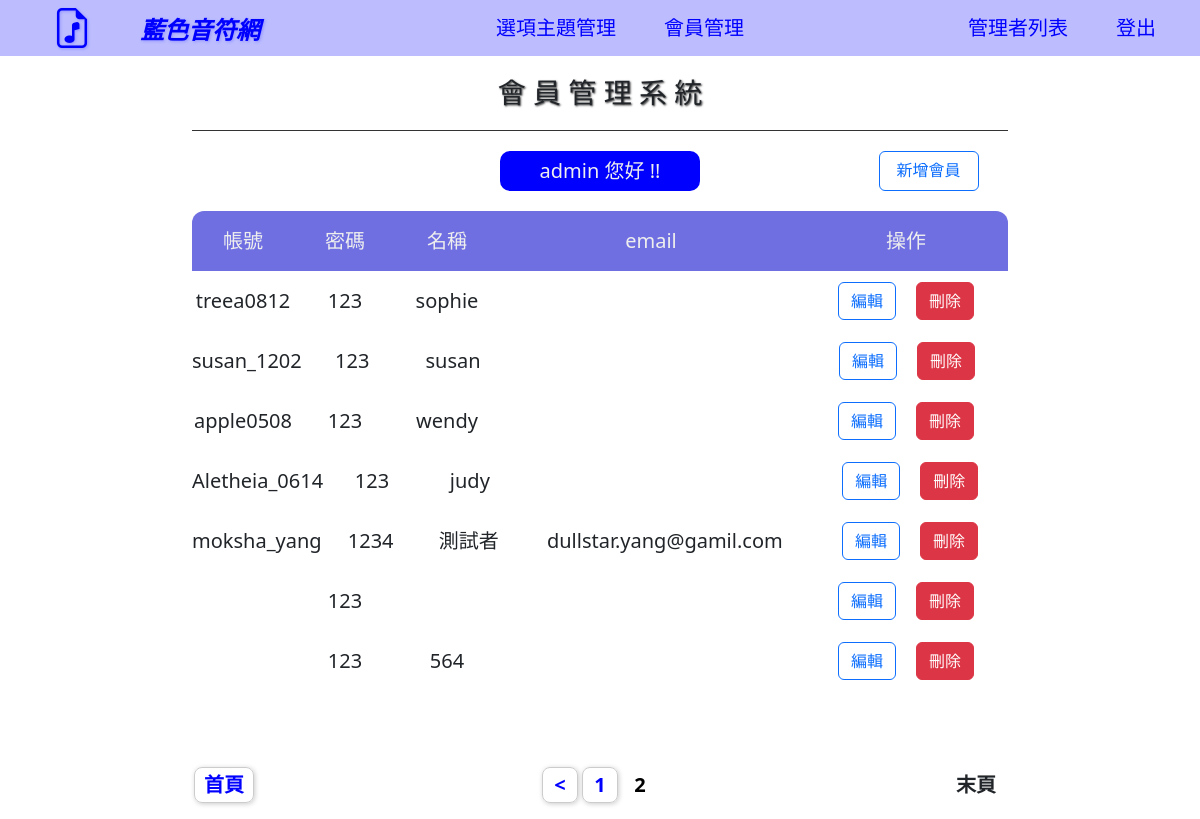
Page /admin_center.php?do=users&p=2 (signed in) on the earlier database version.
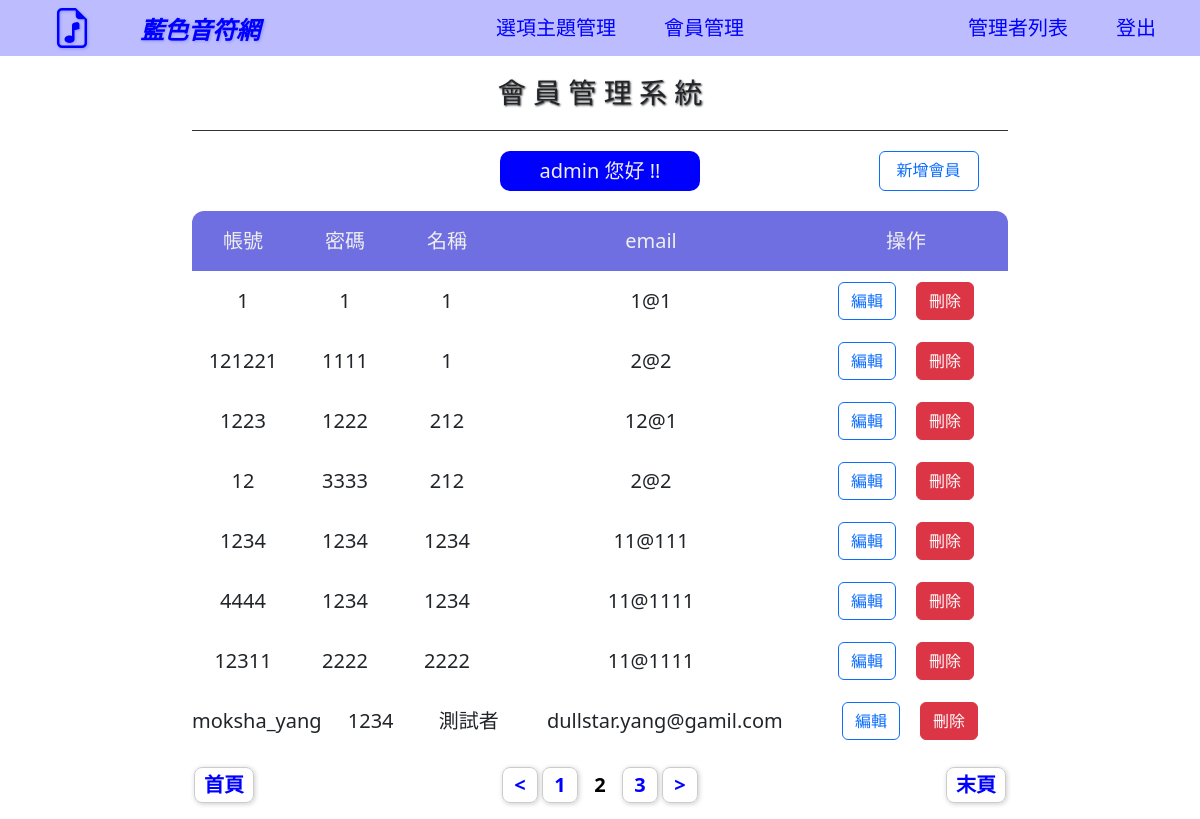
Same page on the later database version.
### tables this page shows
CREATE TABLE `users_hw` (
  `id` int(12) UNSIGNED NOT NULL,
  `acc` varchar(16) NOT NULL,
  `pw` varchar(16) NOT NULL,
  `name` varchar(12) NOT NULL,
  `email` varchar(64) NOT NULL,
  `creaded_at` timestamp NOT NULL DEFAULT current_timestamp(),
  `last_login` timestamp NOT NULL DEFAULT current_timestamp() ON UPDATE current_timestamp()
);

### db/base.php (called while the page is built, shortened)
<?php
class DB
{
    protected $table;
       protected $dsn="mysql:host=localhost;charset=utf8;dbname=opinion";
    protected $pdo;
    function __construct($table)
    {
        $this->pdo = new PDO($this->dsn,'root','');
        $this->table = $table;
    }
    function mathSql($math,$col,...$arg){
        $sql = "select $math($col) from $this->table  ";
        return $sql;
    }
    function all(...$arg){
        $sql = "select * from $this->table ";
        if(isset($arg[0])){
            if(is_array($arg[0])){
                $tmp = $this->arrayToSqlArray($arg[0]);
                $sql .= " where " .join(" && ",$tmp);
            }else{
                $sql .= $arg[0];
            }
        }
        return $this->pdo->query($sql)->fetchAll(PDO::FETCH_ASSOC);
    }
    function count(...$arg){
        $sql = $this->mathSql("count","*",...$arg);
        return $this->pdo->query($sql)->fetchColumn();
    }
}
$user = new DB("users_hw");

### back/users.php (the view, shortened to what this page needs)
<?php
 $tt = $user->count();
 $num = 8;
 $pages = ceil($tt / $num);
 $now = $_GET['p'] ?? 1;
 $start = ($now - 1) * $num;
 $clients = $user->all(" limit $start ,$num");
?>
<h1>會 員 管 理 系 統</h1>
<nav class="ad_user">
    <div></div>
    <div class="admin"><?= $_SESSION['admin'] ?> 您好 !!</div>
    <a href="?do=add_user&p=<?=$pages?>" class="btn btn-outline-primary">新增會員</a>
</nav>
<div class="usersList">
    <div class="item">
        <div >帳號</div>
        <div >密碼</div>
        <div >名稱</div>
        <div>email</div>
        <div>操作</div>
    </div>
    <div class="users ">
        <?php
        foreach ($clients as $client) {
        ?>
            <div class="userData">
                <div><?= $client['acc'] ?></div>
                <div><?= $client['pw'] ?></div>
                <div><?= $client['name'] ?></div>
                <div><?= $client['email'] ?></div>
                <div class="operate">
                    <a href="?do=user_edit&id=<?= $client['id'] ?>&p=<?=$_GET['p']?>" class="btn btn-outline-primary">編輯</a>
                    <a href="./api/user_del.php?id=<?= $client['id'] ?>" class="btn btn-danger" onclick="
                                return confirm('確定刪除會員帳號 : <?= $client['acc'] ?>  ?')">刪除</a>
                </div>
            </div>
        <?php } ?>
    </div>
    <div class="pages">
        <?php
        if ($now == 1) {
            echo "<div class='now'>";
            echo "首頁";
            echo "</div>";
        } else {
            echo "<a href=?do=users&p=1 class='fi'>首頁</a>";
        }
        ?>
        <div>
            <?php
            if (($now - 1) > 0) {
                echo "<a href=?do=users&p=" . ($now - 1) . " class='fe'> < </a>";
            }
            if ($pages >= 5) {
                if ($now >= 3 && $now <= ($pages - 2)) {
                    $startPage = $now - 2;
                } else if (($now - 2) < 3) {
                    $startPage = 1;
                } else {
                    $startPage = $pages - 4;
                }
                for ($i = $startPage; $i <= ($startPage + 4); $i++) {
                    $nowPage = ($i == $now) ? "now" : "";
                    echo "<a href='?do=users&p=$i' class='$nowPage'> $i </a>";
                }
            } else {
                $startPage = 1;
                for ($i = $startPage; $i <= $pages ; $i++) {
                    $nowPage = ($i == $now) ? "now" : "";
                    echo "<a href='?do=users&p=$i' class='$nowPage'> $i </a>";
                }
            }
            if (($now + 1) <= $pages) {
                echo "<a href=?do=users&p=" . ($now + 1) . " class='fe'> > </a>";
            }
            ?>
        </div>
        <?php
        if ($now == $pages) {
            echo "<div class='now'>";
            echo "末頁";
            echo "</div>";
        } else {
            echo "<a href=?do=users&p=$pages class='fi'>末頁</a>";
        }
        ?>
    </div>
</div>

Differences in the rows shown:
no longer on this page (row unchanged): users_hw: acc "treea0812", pw "123", name "sophie"
removed users_hw: acc "susan_1202", pw "123", name "susan"
removed users_hw: acc "apple0508", pw "123", name "wendy"
removed users_hw: acc "Aletheia_0614", pw "123", name "judy"
removed users_hw: pw "123"
removed users_hw: pw "123", name "564"
added users_hw: acc "1", pw "1", name "1", email "1@1"
added users_hw: acc "121221", pw "1111", name "1", email "2@2"
added users_hw: acc "1223", pw "1222", name "212", email "12@1"
added users_hw: acc "12", pw "3333", name "212", email "2@2"
added users_hw: acc "1234", pw "1234", name "1234", email "11@111"
added users_hw: acc "4444", pw "1234", name "1234", email "11@1111"
added users_hw: acc "12311", pw "2222", name "2222", email "11@1111"
Other differences:
new list line: "3"
